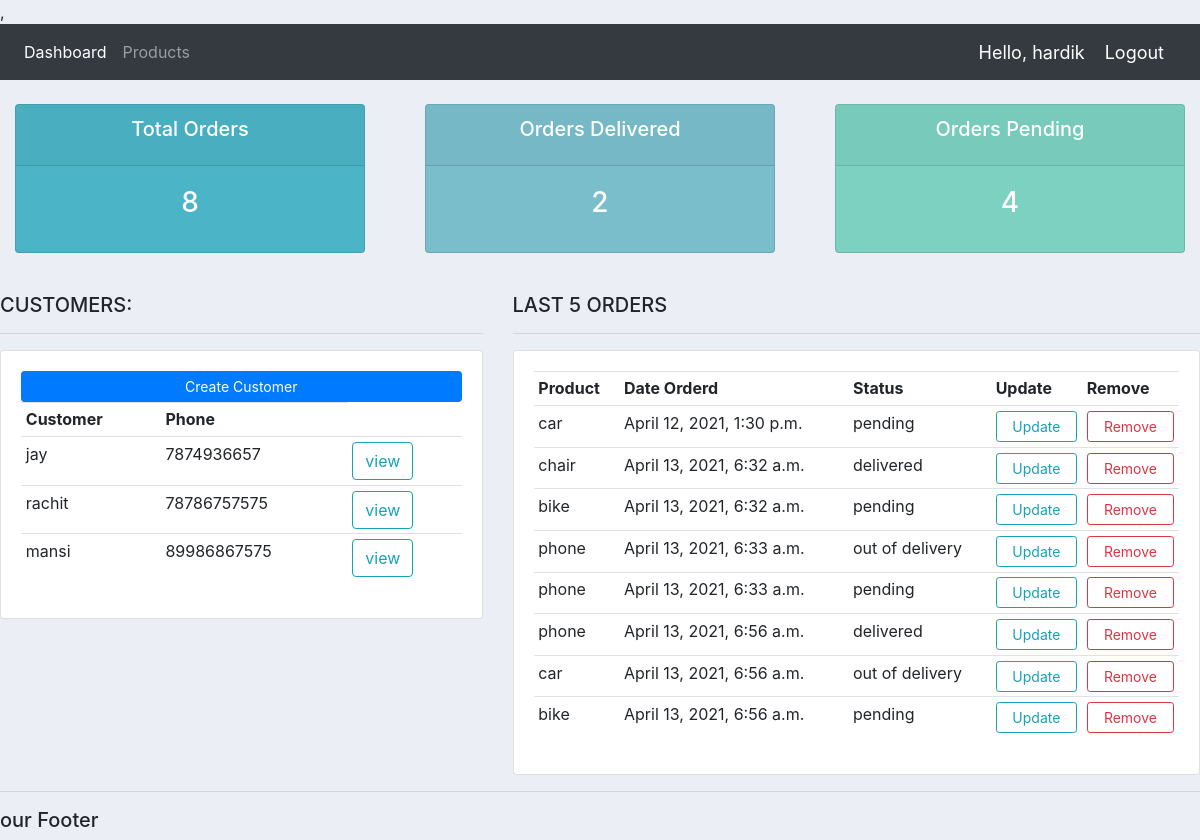
Before: / (signed in) with the older database file.
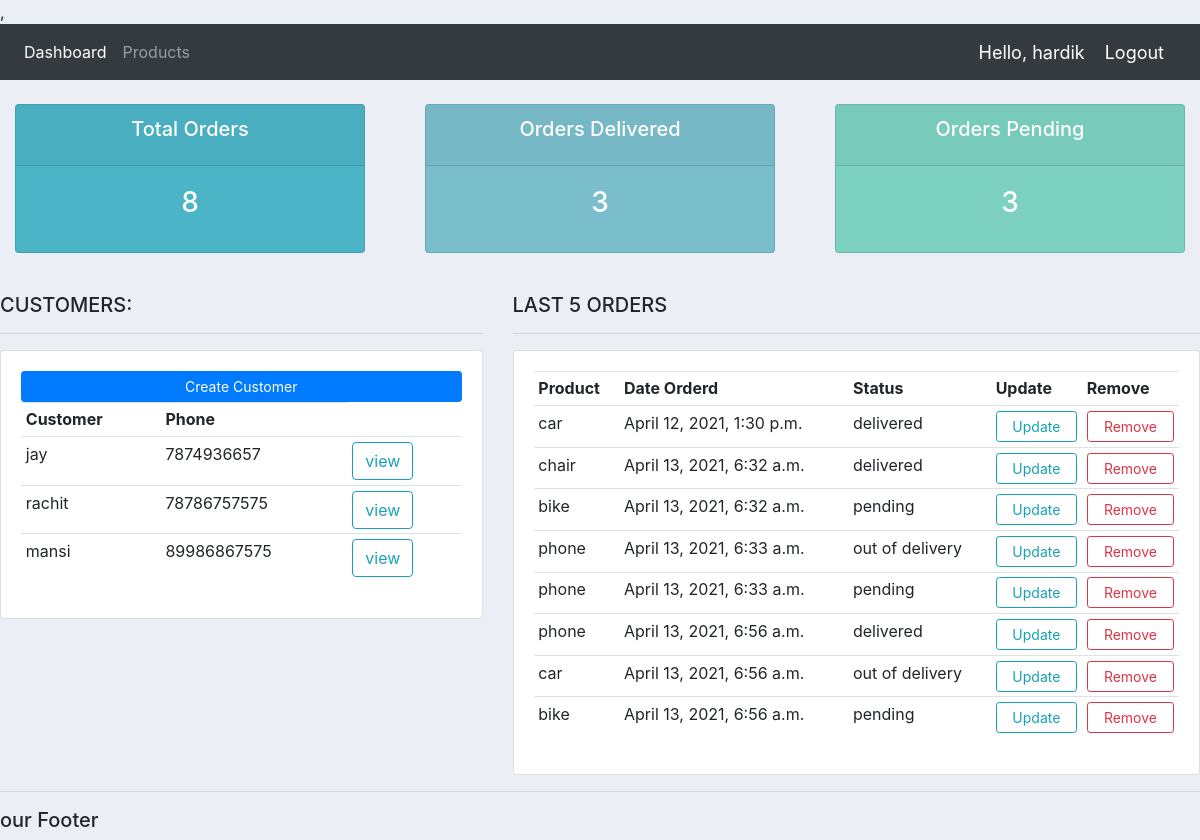
After: the same page with the newer database file.
### account/models.py (models this page shows, shortened)
class Customer(models.Model):
    user = models.OneToOneField(User, null=True, on_delete=models.CASCADE)
    name = models.CharField(max_length=200, null=True)
    phone = models.CharField(max_length=200, null=True)
    email = models.CharField(max_length=200, null=True)
    profile_pic = models.ImageField(default="", null=True, blank=True)
    date_created = models.DateTimeField(auto_now_add=True, null=True)

class Order(models.Model):
    STATUS = (
        ('pending', 'pending'),
        ('out of delivery', 'out of delivery'),
        ('delivered', 'delivered'),
    )
    customers = models.ForeignKey(
        Customer, null=True, on_delete=models.SET_NULL)
    products = models.ForeignKey(
        Product, null=True, on_delete=models.SET_NULL)
    date_created = models.DateTimeField(auto_now_add=True, null=True)
    status = models.CharField(max_length=200, null=True, choices=STATUS)

class Product(models.Model):
    CATEGORY = (
        ('indoor', 'indoor'),
        ('outdoor', 'outdoor'),
    )
    name = models.CharField(max_length=200, null=True)
    price = models.FloatField(null=True)
    catogory = models.CharField(max_length=200, null=True, choices=CATEGORY)
    description = models.CharField(max_length=200, null=True)
    date_created = models.DateTimeField(auto_now_add=True, null=True)
    tag = models.ManyToManyField(Tag)
    def __str__(self):
        return f"{self.name}"

### account/decorators.py (the view)
    def wrapper_function(request, *args, **kwargs):
        group = None
        if request.user.groups.exists():
            group = request.user.groups.all()[0].name
        if group == 'customers':
            return redirect('userpage')
        if group == 'admin':
            return view_func(request, *args, **kwargs)
        else:
            return HttpResponse('You are not authorized to view this page')

### account/views.py (called while the page is built)
@login_required(login_url='login')
@admin_only
def home(request):
    order = Order.objects.all()
    Customers = Customer.objects.all()
    total_customers = Customer.objects.count()
    total_order = Order.objects.count()
    delivered = Order.objects.filter(status='delivered').count()
    pending = Order.objects.filter(status='pending').count()
    context = {'order': order, 'Customers': Customers, 'total_order': total_order,
               'total_customers': total_customers, 'delivered': delivered, 'pending': pending}
    return render(request, 'accounts/Dashbord.html', context)

### account/templates/accounts/Dashbord.html
{% extends 'accounts/main.html' %} {% block content%}
 {% include 'accounts/status.html' %}
<br />
<div class="row">
  <div class="col-md-5">
    <h5>CUSTOMERS:</h5>
    <hr />
    <div class="card card-body">
      <a class="btn btn-primary btn-sm btn-block" href="">Create Customer</a>
      <table class="table table-sm">
        <tr>
          <th>Customer</th>
          <th>Phone</th>
        </tr>
        {% for Customer in Customers %}
        <tr>
          <td>{{Customer.name}}</td>
          <td>{{Customer.phone}}</td>
           <td><a class="btn btn-outline-info" href="{% url 'Customers' Customer.id %} ">view</a></td>
        </tr>
        {% endfor %}
      </table>
    </div>
  </div>
  <div class="col-md-7">
    <h5>LAST 5 ORDERS</h5>
    <hr/>
    <div class="card card-body">
      <table class="table table-sm">
        <tr>
          <th>Product</th>
          <th>Date Orderd</th>
          <th>Status</th>
          <th>Update</th>
          <th>Remove</th>
        </tr>
        {% for Order in order %}
        <tr>
		      <td>{{Order.products}}</td>
          <td>{{Order.date_created}}</td>
          <td>{{Order.status}}</td>
		  <td><a class="btn btn-outline-info  btn-sm btn-block" href="{% url 'update_order' Order.id %}" target="update_order">Update</a></td>
		  <td><a class="btn btn-outline-danger  btn-sm btn-block" href="{% url 'delete_order' Order.id %}" target="delete_order">Remove</a></td>
        </tr>
        {% endfor %}
      </table>
    </div>
  </div>
</div>
{% endblock %}

### account/templates/accounts/main.html (shortened to what this page needs)
{% load static%}
<!DOCTYPE html>
<html lang="en">
<head>
    <link rel="stylesheet" href="https://stackpath.bootstrapcdn.com/bootstrap/4.3.1/css/bootstrap.min.css">,
    <link rel="stylesheet" href="{% static '/css/main.css' %}">
</head>
<body>
    {% include 'accounts/navbar.html' %}
      {% block content %}
      {% endblock %}
    <hr>
    <h5>our Footer</h5>
</body>
</html>

### account/templates/accounts/navbar.html (shortened to what this page needs)
{% load static %}
<nav class="navbar navbar-expand-lg navbar-dark bg-dark">
  <div class="collapse navbar-collapse" id="navbarNav">
    <ul class="navbar-nav">
      {% if request.user.is_staff %}
      <li class="nav-item active">
        <a class="nav-link" href="{% url 'home' %}">Dashboard</a>
      </li>
      <li class="nav-item">
        <a class="nav-link" href="{% url 'Products' %}">Products</a>
      </li>
      {% else %}
       <li class="nav-item">
        <a class="nav-link" href="{% url 'account' %}">Settings</a>
      </li>
      {% endif %}
    </ul>
  </div>
  <span class="hello-msg">Hello, {{request.user}}</span>
  <span ><a  class="hello-msg" href="{% url 'logout' %}">Logout</a></span>
</nav>

### account/templates/accounts/status.html
<br />
<div class="row">
  <div class="col">
    <div class="col-md">
      <div class="card text-center text-white mb-3" id="total-orders">
        <div class="card-header">
          <h5 class="card-title">Total Orders</h5>
        </div>
        <div class="card-body">
          <h3 class="card-title">{{total_order}}</h3>
        </div>
      </div>
    </div>
  </div>
  <div class="col">
    <div class="col-md">
      <div class="card text-center text-white mb-3" id="orders-delivered">
        <div class="card-header">
          <h5 class="card-title">Orders Delivered</h5>
        </div>
        <div class="card-body">
          <h3 class="card-title">{{delivered}}</h3>
        </div>
      </div>
    </div>
  </div>
  <div class="col">
    <div class="col-md">
      <div class="card text-center text-white mb-3" id="orders-pending">
        <div class="card-header">
          <h5 class="card-title">Orders Pending</h5>
        </div>
        <div class="card-body">
          <h3 class="card-title">{{pending}}</h3>
        </div>
      </div>
    </div>
  </div>
</div>

### static/css/main.css (style rules this page uses)
body { background-color: #ebeff5; }
#total-orders { background-color: #4cb4c7; }
#orders-delivered { background-color: #7abecc; }
#orders-pending { background-color: #7CD1C0; }

### account/templates/accounts/navbar.html (style rules this page uses)
.hello-msg { font-size: 18px; color: #fff; margin-right: 20px; }

Changed rows visible on the page:
changed Order "April 12, 2021, 1:30 p.m.": status "pending" → "delivered"
Other visible differences:
{{ delivered }}: "2" → "3"
{{ pending }}: "4" → "3"
